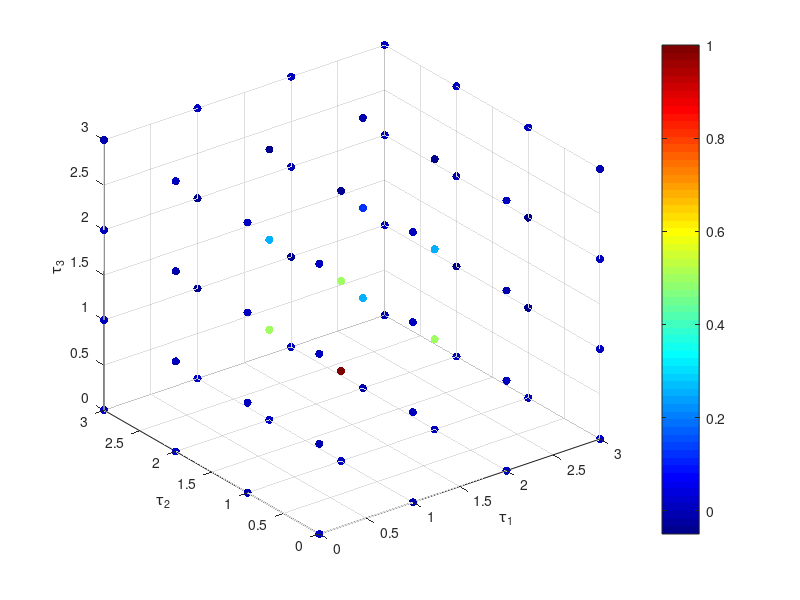
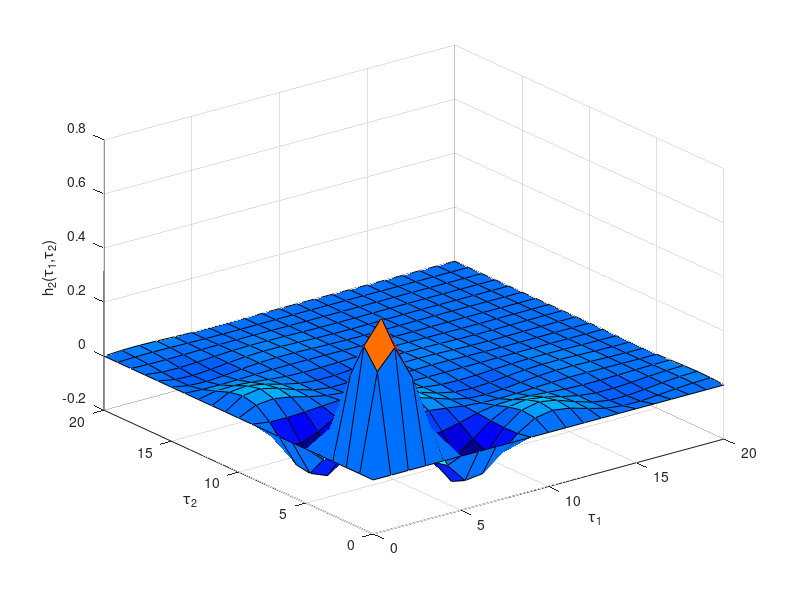
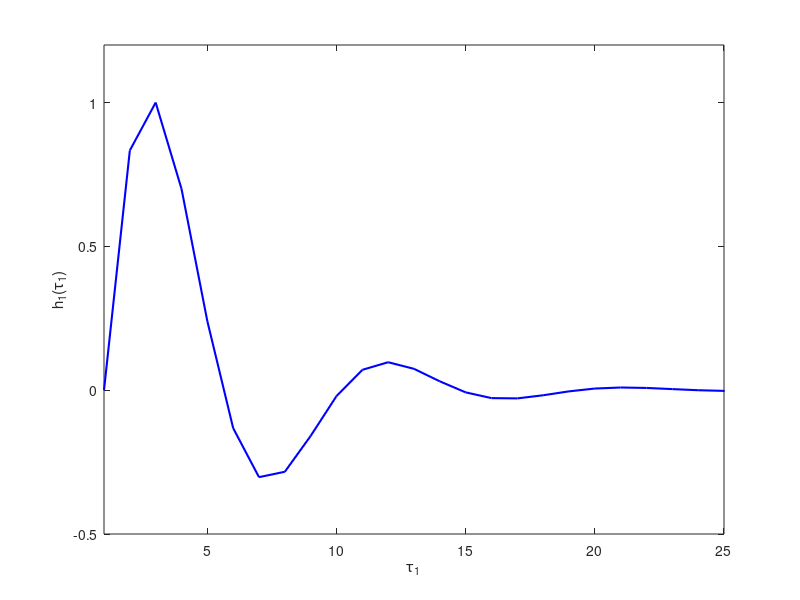
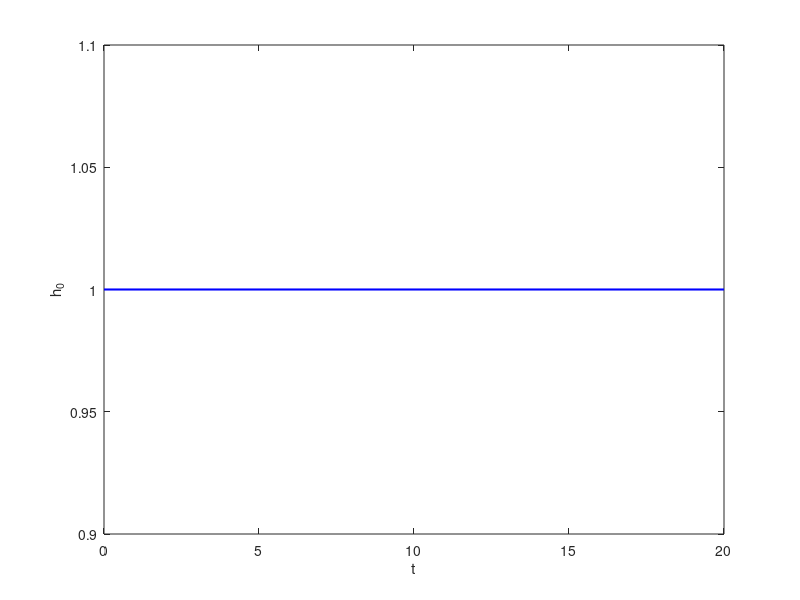

Recreate these plots in MATLAB, in order.
clear
close all
clc

load('Chap3_ThirdOrderKernel');
load('Chap3Example_n30_truekernels');
h3_true = theta3;
n3 = length(theta3);
trunc3 = 3;
%Plot 3-dimensional kernel
i = 1; xx = zeros(1,(trunc3+1)^3);
h3 = zeros(1,(trunc3+1)^3);
yy = zeros(1,(trunc3+1)^3);
zz = zeros(1,(trunc3+1)^3);
for x = 0:trunc3
    for y = 0:trunc3
        for z = 0:trunc3
            xx(i) = x; yy(i) = y; zz(i) = z; h3(i) = h3_true(x+1,y+1,z+1);
            i = i+1;
        end
    end
end

% slice(0:trunc3,0:trunc3,0:trunc3,db(h3_true(1:trunc3+1,1:trunc3+1,1:trunc3+1)),[],[],0:trunc3)
% colormap jet
% colorbar

figure()
scatter3(xx,yy,zz,35,h3./max(h3),'filled')
colormap jet
colorbar
axis([0 3 0 3 0 3])
xlabel('\tau_1'); ylabel('\tau_2'); zlabel('\tau_3');

%%
figure()
n2 = length(h2_true);
surf(0:20,0:20,h2_true(1:21,1:21));
colormap jet
xlabel('\tau_1'); ylabel('\tau_2'); zlabel('h_2(\tau_1,\tau_2)');

%%
figure()
plot(h1_true./max(h1_true),'b','LineWidth',1.5);
xlabel('\tau_1'); ylabel('h_1(\tau_1)');
axis([1 25 -0.5 1.2])

%%
figure()
plot(0:20,ones(1,21),'b','LineWidth',1.5);
xlabel('t'); ylabel('h_0')
